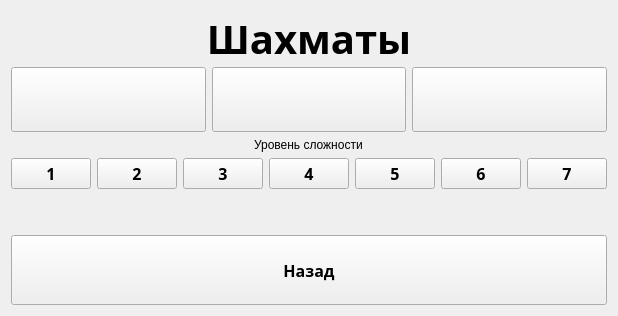
         <widget class="QWidget" name="page_3">
          <layout class="QVBoxLayout" name="verticalLayout_3">
           <property name="leftMargin">
            <number>11</number>
           </property>
           <property name="topMargin">
            <number>11</number>
           </property>
           <property name="rightMargin">
            <number>11</number>
           </property>
           <property name="bottomMargin">
            <number>11</number>
           </property>
           <item>
            <widget class="QLabel" name="chess_title_3">
             <property name="enabled">
              <bool>true</bool>
             </property>
             <property name="maximumSize">
              <size>
               <width>16777215</width>
               <height>50</height>
              </size>
             </property>
             <property name="font">
              <font>
               <family>Segoe UI Black</family>
               <pointsize>30</pointsize>
               <bold>true</bold>
               <kerning>true</kerning>
              </font>
             </property>
             <property name="text">
              <string>Шахматы</string>
             </property>
             <property name="textFormat">
              <enum>Qt::TextFormat::AutoText</enum>
             </property>
             <property name="alignment">
              <set>Qt::AlignmentFlag::AlignHCenter|Qt::AlignmentFlag::AlignTop</set>
             </property>
            </widget>
           </item>
           <item>
            <layout class="QHBoxLayout" name="horizontalLayout_3">
             <item>
              <widget class="QPushButton" name="WhiteButton">
               <property name="minimumSize">
                <size>
                 <width>0</width>
                 <height>65</height>
                </size>
               </property>
               <property name="text">
                <string/>
               </property>
               <property name="icon">
                <iconset resource="res.qrc">
                 <normaloff>:/img/pieces600/wk.png</normaloff>:/img/pieces600/wk.png</iconset>
               </property>
               <property name="iconSize">
                <size>
                 <width>70</width>
                 <height>70</height>
                </size>
               </property>
              </widget>
             </item>
             <item>
              <widget class="QPushButton" name="RandomButton">
               <property name="minimumSize">
                <size>
                 <width>0</width>
                 <height>65</height>
                </size>
               </property>
               <property name="text">
                <string/>
               </property>
               <property name="icon">
                <iconset resource="res.qrc">
                 <normaloff>:/icons/icons/wb_king.png</normaloff>:/icons/icons/wb_king.png</iconset>
               </property>
               <property name="iconSize">
                <size>
                 <width>70</width>
                 <height>70</height>
                </size>
               </property>
              </widget>
             </item>
             <item>
              <widget class="QPushButton" name="BlackButton">
               <property name="minimumSize">
                <size>
                 <width>0</width>
                 <height>65</height>
                </size>
               </property>
               <property name="text">
                <string/>
               </property>
               <property name="icon">
                <iconset resource="res.qrc">
                 <normaloff>:/img/pieces600/bk.png</normaloff>:/img/pieces600/bk.png</iconset>
               </property>
               <property name="iconSize">
                <size>
                 <width>70</width>
                 <height>70</height>
                </size>
               </property>
              </widget>
             </item>
            </layout>
           </item>
           <item alignment="Qt::AlignmentFlag::AlignHCenter">
            <widget class="QLabel" name="diff_label">
             <property name="text">
              <string>Уровень сложности</string>
             </property>
            </widget>
           </item>
           <item>
            <layout class="QHBoxLayout" name="horizontalLayout_10">
             <item>
              <widget class="QPushButton" name="diff_1">
               <property name="minimumSize">
                <size>
                 <width>0</width>
                 <height>30</height>
                </size>
               </property>
               <property name="font">
                <font>
                 <family>Segoe UI Semibold</family>
                 <pointsize>12</pointsize>
                 <bold>true</bold>
                </font>
               </property>
               <property name="text">
                <string>1</string>
               </property>
              </widget>
             </item>
             <item>
              <widget class="QPushButton" name="diff_2">
               <property name="minimumSize">
                <size>
                 <width>0</width>
                 <height>30</height>
                </size>
               </property>
               <property name="font">
                <font>
                 <family>Segoe UI Semibold</family>
                 <pointsize>12</pointsize>
                 <bold>true</bold>
                </font>
               </property>
               <property name="text">
                <string>2</string>
               </property>
              </widget>
             </item>
             <item>
              <widget class="QPushButton" name="diff_3">
               <property name="minimumSize">
                <size>
                 <width>0</width>
                 <height>30</height>
                </size>
               </property>
               <property name="font">
                <font>
                 <family>Segoe UI Semibold</family>
                 <pointsize>12</pointsize>
                 <bold>true</bold>
                </font>
               </property>
               <property name="text">
                <string>3</string>
               </property>
              </widget>
             </item>
             <item>
              <widget class="QPushButton" name="diff_4">
               <property name="minimumSize">
                <size>
                 <width>0</width>
                 <height>30</height>
                </size>
               </property>
               <property name="font">
                <font>
                 <family>Segoe UI Semibold</family>
                 <pointsize>12</pointsize>
                 <bold>true</bold>
                </font>
               </property>
               <property name="text">
                <string>4</string>
               </property>
              </widget>
             </item>
             <item>
              <widget class="QPushButton" name="diff_5">
               <property name="minimumSize">
                <size>
                 <width>0</width>
                 <height>30</height>
                </size>
               </property>
               <property name="font">
                <font>
                 <family>Segoe UI Semibold</family>
                 <pointsize>12</pointsize>
                 <bold>true</bold>
                </font>
               </property>
               <property name="text">
                <string>5</string>
               </property>
              </widget>
             </item>
             <item>
              <widget class="QPushButton" name="diff_6">
               <property name="minimumSize">
                <size>
                 <width>0</width>
                 <height>30</height>
                </size>
               </property>
               <property name="font">
                <font>
                 <family>Segoe UI Semibold</family>
                 <pointsize>12</pointsize>
                 <bold>true</bold>
                </font>
               </property>
               <property name="text">
                <string>6</string>
               </property>
              </widget>
             </item>
             <item>
              <widget class="QPushButton" name="diff_7">
               <property name="minimumSize">
                <size>
                 <width>0</width>
                 <height>30</height>
                </size>
               </property>
               <property name="font">
                <font>
                 <family>Segoe UI Semibold</family>
                 <pointsize>12</pointsize>
                 <bold>true</bold>
                </font>
               </property>
               <property name="text">
                <string>7</string>
               </property>
              </widget>
             </item>
            </layout>
           </item>
           <item>
            <spacer name="verticalSpacer_9">
             <property name="orientation">
              <enum>Qt::Orientation::Vertical</enum>
             </property>
             <property name="sizeHint" stdset="0">
              <size>
               <width>20</width>
               <height>40</height>
              </size>
             </property>
            </spacer>
           </item>
           <item>
            <widget class="QPushButton" name="BackToChooseUIButton">
             <property name="minimumSize">
              <size>
               <width>0</width>
               <height>70</height>
              </size>
             </property>
             <property name="font">
              <font>
               <family>Segoe UI Semibold</family>
               <pointsize>12</pointsize>
               <bold>true</bold>
              </font>
             </property>
             <property name="text">
              <string>Назад</string>
             </property>
            </widget>
           </item>
          </layout>
         </widget>
